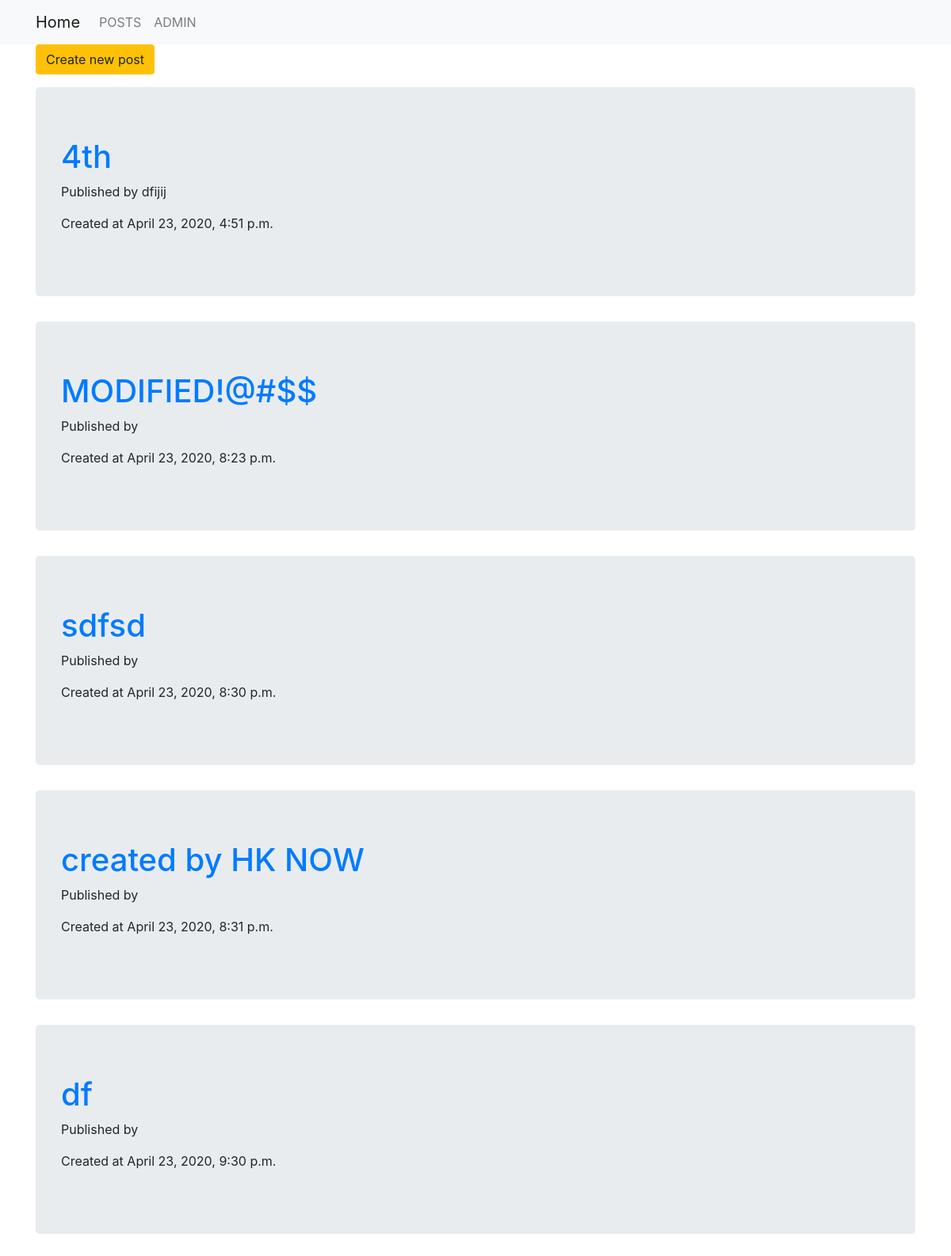
The app's page /blog/post_list/ with its own data.
### blog/models.py (models this page shows, shortened)
class Posting(models.Model):
    name = models.CharField(max_length=128)
    email = models.EmailField(max_length=254,unique=True)
    title = models.CharField(max_length=128)
    text = models.TextField(default='NO CONTENT')
    created_date = models.DateTimeField(default=timezone.now)

### blog/views.py (the view)
class PostListView(ListView):
    model = Posting

### templates/blog/posting_list.html
{% extends 'blog/base.html' %}
{% block body_block %}
<div class="centerstage">
  <p><a class="btn btn-warning" href="{% url 'blog:create' %}">Create new post</a></p>
    {% for post in object_list %}
        <div class="jumbotron">
            <h1> <a href="{{post.id}}">{{ post.title }} </a> </h1>
            <p>Published by {{ post.name }}</p>
            <p>Created at {{ post.created_date }}</p>
        </div>
    {% endfor %}
</div>
{% endblock %}

### templates/blog/base.html (shortened to what this page needs)
<!DOCTYPE html>
<html lang="en" dir="ltr">
  <head>
    <link rel="stylesheet" href="https://stackpath.bootstrapcdn.com/bootstrap/4.1.3/css/bootstrap.min.css"
>
  </head>
  <body>
    <nav class='navbar navbar-expand-lg navbar-light bg-light'>
      <div class="container">
        <ul class='nav navbar-nav'>
          <li><a  class='navbar-brand' href="{% url 'index'%}">Home</a></li>
          <li><a class='nav-item nav-link' href="{% url 'blog:post_list'%}">POSTS</a></li>
          <li><a class='nav-item nav-link' href="{% url 'admin:index'%}">ADMIN</a></li>
        </ul>
      </div>
    </nav>
    <div class="container">
      {% block body_block %}
      {% endblock %}
    </div>
  </body>
</html>

### records on screen
Posting: title "4th", name "dfijij", created_date "April 23, 2020, 4:51 p.m."
Posting: title "MODIFIED!@#$$", created_date "April 23, 2020, 8:23 p.m."
Posting: title "sdfsd", created_date "April 23, 2020, 8:30 p.m."
Posting: title "created by HK NOW", created_date "April 23, 2020, 8:31 p.m."
Posting: title "df", created_date "April 23, 2020, 9:30 p.m."
